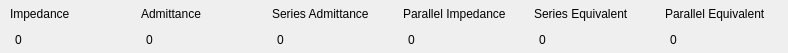
<?xml version="1.0" encoding="UTF-8"?>
<ui version="4.0">
 <class>ImpedanceDisplay</class>
 <widget class="QWidget" name="ImpedanceDisplay">
  <property name="geometry">
   <rect>
    <x>0</x>
    <y>0</y>
    <width>788</width>
    <height>53</height>
   </rect>
  </property>
  <property name="windowTitle">
   <string>Form</string>
  </property>
  <layout class="QHBoxLayout" name="horizontalLayout">
   <property name="leftMargin">
    <number>0</number>
   </property>
   <property name="topMargin">
    <number>0</number>
   </property>
   <property name="rightMargin">
    <number>0</number>
   </property>
   <property name="bottomMargin">
    <number>0</number>
   </property>
   <item>
    <widget class="QWidget" name="widget" native="true">
     <property name="sizePolicy">
      <sizepolicy hsizetype="Fixed" vsizetype="Preferred">
       <horstretch>0</horstretch>
       <verstretch>0</verstretch>
      </sizepolicy>
     </property>
     <property name="minimumSize">
      <size>
       <width>120</width>
       <height>0</height>
      </size>
     </property>
     <layout class="QVBoxLayout" name="verticalLayout_4">
      <property name="spacing">
       <number>0</number>
      </property>
      <property name="leftMargin">
       <number>5</number>
      </property>
      <property name="topMargin">
       <number>0</number>
      </property>
      <property name="rightMargin">
       <number>5</number>
      </property>
      <property name="bottomMargin">
       <number>0</number>
      </property>
      <item>
       <widget class="QLabel" name="label_2">
        <property name="text">
         <string>Impedance</string>
        </property>
       </widget>
      </item>
      <item>
       <widget class="QLabel" name="l_impedance">
        <property name="text">
         <string>0</string>
        </property>
        <property name="margin">
         <number>5</number>
        </property>
        <property name="indent">
         <number>5</number>
        </property>
       </widget>
      </item>
     </layout>
    </widget>
   </item>
   <item>
    <widget class="QWidget" name="widget_2" native="true">
     <property name="sizePolicy">
      <sizepolicy hsizetype="Fixed" vsizetype="Preferred">
       <horstretch>0</horstretch>
       <verstretch>0</verstretch>
      </sizepolicy>
     </property>
     <property name="minimumSize">
      <size>
       <width>120</width>
       <height>0</height>
      </size>
     </property>
     <layout class="QVBoxLayout" name="verticalLayout_5">
      <property name="spacing">
       <number>0</number>
      </property>
      <property name="leftMargin">
       <number>5</number>
      </property>
      <property name="topMargin">
       <number>0</number>
      </property>
      <property name="rightMargin">
       <number>5</number>
      </property>
      <property name="bottomMargin">
       <number>0</number>
      </property>
      <item>
       <widget class="QLabel" name="label">
        <property name="text">
         <string>Admittance</string>
        </property>
       </widget>
      </item>
      <item>
       <widget class="QLabel" name="l_admittance">
        <property name="text">
         <string>0</string>
        </property>
        <property name="margin">
         <number>5</number>
        </property>
        <property name="indent">
         <number>5</number>
        </property>
       </widget>
      </item>
     </layout>
    </widget>
   </item>
   <item>
    <widget class="QWidget" name="widget_3" native="true">
     <property name="sizePolicy">
      <sizepolicy hsizetype="Fixed" vsizetype="Preferred">
       <horstretch>0</horstretch>
       <verstretch>0</verstretch>
      </sizepolicy>
     </property>
     <property name="minimumSize">
      <size>
       <width>120</width>
       <height>0</height>
      </size>
     </property>
     <layout class="QVBoxLayout" name="verticalLayout_6">
      <property name="spacing">
       <number>0</number>
      </property>
      <property name="leftMargin">
       <number>5</number>
      </property>
      <property name="topMargin">
       <number>0</number>
      </property>
      <property name="rightMargin">
       <number>5</number>
      </property>
      <property name="bottomMargin">
       <number>0</number>
      </property>
      <item>
       <widget class="QLabel" name="label_3">
        <property name="text">
         <string>Series Admittance</string>
        </property>
        <property name="textFormat">
         <enum>Qt::PlainText</enum>
        </property>
        <property name="wordWrap">
         <bool>true</bool>
        </property>
       </widget>
      </item>
      <item>
       <widget class="QLabel" name="l_s_admittance">
        <property name="text">
         <string>0</string>
        </property>
        <property name="margin">
         <number>5</number>
        </property>
        <property name="indent">
         <number>5</number>
        </property>
       </widget>
      </item>
     </layout>
    </widget>
   </item>
   <item>
    <widget class="QWidget" name="widget_4" native="true">
     <property name="sizePolicy">
      <sizepolicy hsizetype="Fixed" vsizetype="Preferred">
       <horstretch>0</horstretch>
       <verstretch>0</verstretch>
      </sizepolicy>
     </property>
     <property name="minimumSize">
      <size>
       <width>120</width>
       <height>0</height>
      </size>
     </property>
     <layout class="QVBoxLayout" name="verticalLayout_7">
      <property name="spacing">
       <number>0</number>
      </property>
      <property name="leftMargin">
       <number>5</number>
      </property>
      <property name="topMargin">
       <number>0</number>
      </property>
      <property name="rightMargin">
       <number>5</number>
      </property>
      <property name="bottomMargin">
       <number>0</number>
      </property>
      <item>
       <widget class="QLabel" name="label_4">
        <property name="text">
         <string>Parallel Impedance</string>
        </property>
        <property name="textFormat">
         <enum>Qt::PlainText</enum>
        </property>
        <property name="wordWrap">
         <bool>true</bool>
        </property>
       </widget>
      </item>
      <item>
       <widget class="QLabel" name="l_p_impedance">
        <property name="text">
         <string>0</string>
        </property>
        <property name="margin">
         <number>5</number>
        </property>
        <property name="indent">
         <number>5</number>
        </property>
       </widget>
      </item>
     </layout>
    </widget>
   </item>
   <item>
    <widget class="QWidget" name="widget_5" native="true">
     <property name="sizePolicy">
      <sizepolicy hsizetype="Fixed" vsizetype="Preferred">
       <horstretch>0</horstretch>
       <verstretch>0</verstretch>
      </sizepolicy>
     </property>
     <property name="minimumSize">
      <size>
       <width>120</width>
       <height>0</height>
      </size>
     </property>
     <layout class="QVBoxLayout" name="verticalLayout_8">
      <property name="spacing">
       <number>0</number>
      </property>
      <property name="leftMargin">
       <number>5</number>
      </property>
      <property name="topMargin">
       <number>0</number>
      </property>
      <property name="rightMargin">
       <number>5</number>
      </property>
      <property name="bottomMargin">
       <number>0</number>
      </property>
      <item>
       <widget class="QLabel" name="label_5">
        <property name="text">
         <string>Series Equivalent</string>
        </property>
        <property name="textFormat">
         <enum>Qt::PlainText</enum>
        </property>
        <property name="wordWrap">
         <bool>true</bool>
        </property>
       </widget>
      </item>
      <item>
       <widget class="QLabel" name="l_series">
        <property name="text">
         <string>0</string>
        </property>
        <property name="margin">
         <number>5</number>
        </property>
        <property name="indent">
         <number>5</number>
        </property>
       </widget>
      </item>
     </layout>
    </widget>
   </item>
   <item>
    <widget class="QWidget" name="widget_6" native="true">
     <property name="sizePolicy">
      <sizepolicy hsizetype="Fixed" vsizetype="Preferred">
       <horstretch>0</horstretch>
       <verstretch>0</verstretch>
      </sizepolicy>
     </property>
     <property name="minimumSize">
      <size>
       <width>120</width>
       <height>0</height>
      </size>
     </property>
     <layout class="QVBoxLayout" name="verticalLayout_9">
      <property name="spacing">
       <number>0</number>
      </property>
      <property name="leftMargin">
       <number>5</number>
      </property>
      <property name="topMargin">
       <number>0</number>
      </property>
      <property name="rightMargin">
       <number>5</number>
      </property>
      <property name="bottomMargin">
       <number>0</number>
      </property>
      <item>
       <widget class="QLabel" name="label_6">
        <property name="text">
         <string>Parallel Equivalent</string>
        </property>
        <property name="textFormat">
         <enum>Qt::PlainText</enum>
        </property>
        <property name="wordWrap">
         <bool>true</bool>
        </property>
       </widget>
      </item>
      <item>
       <widget class="QLabel" name="l_parallel">
        <property name="text">
         <string>0</string>
        </property>
        <property name="margin">
         <number>5</number>
        </property>
        <property name="indent">
         <number>5</number>
        </property>
       </widget>
      </item>
     </layout>
    </widget>
   </item>
  </layout>
 </widget>
 <resources/>
 <connections/>
</ui>
